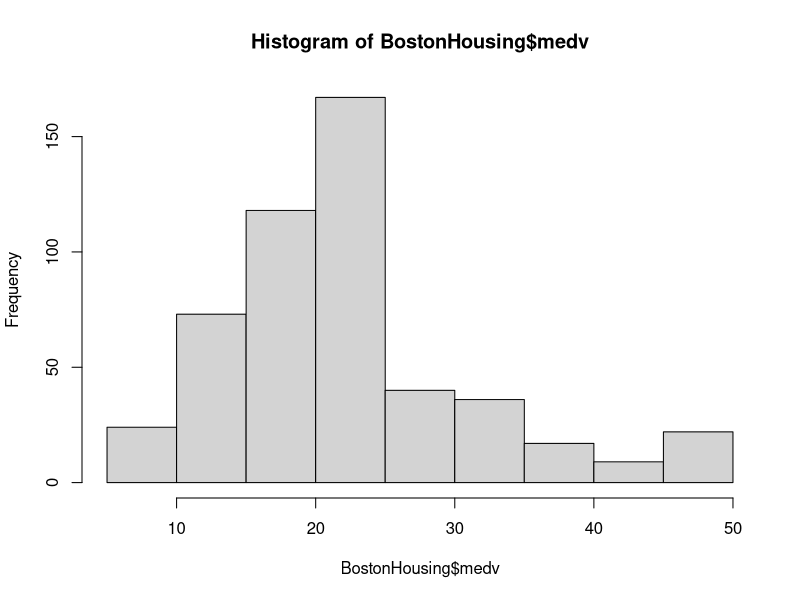
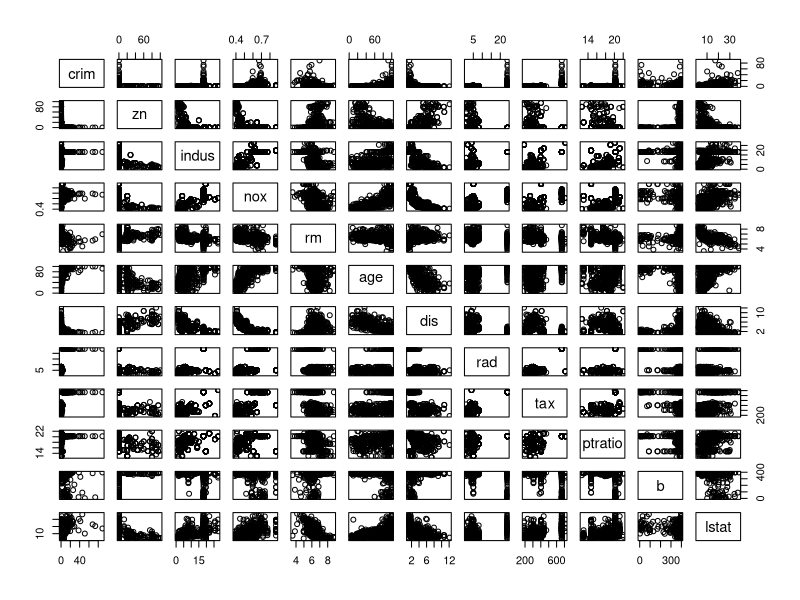
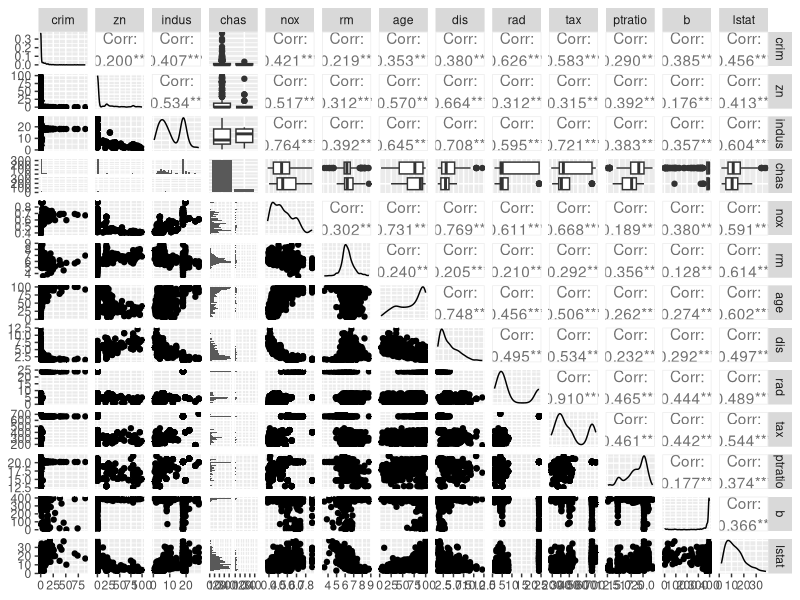
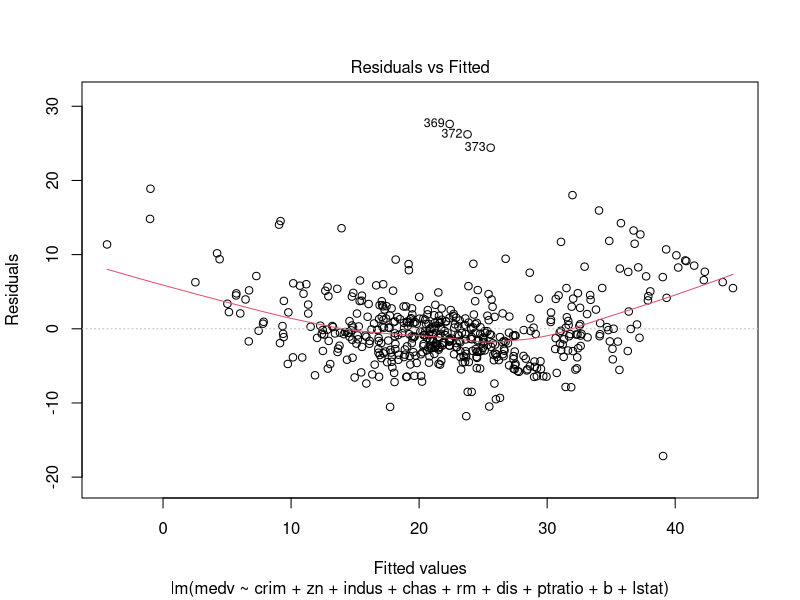
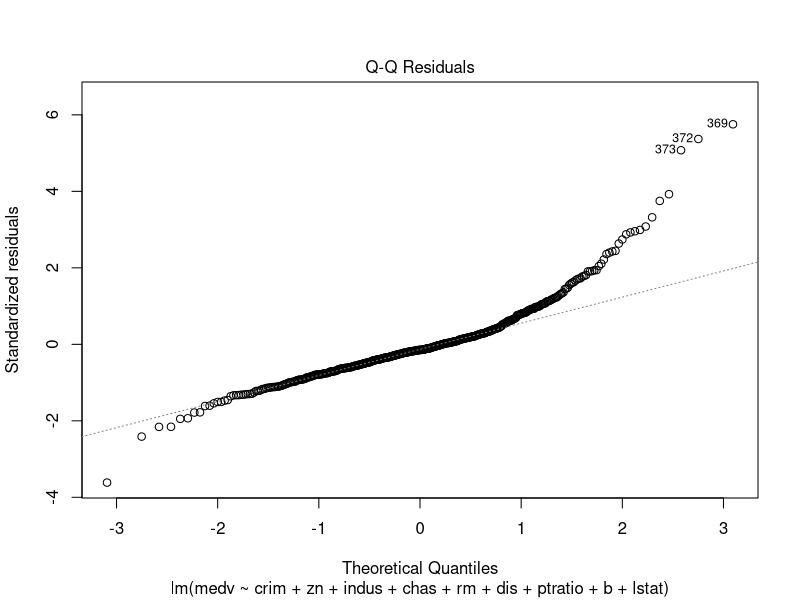
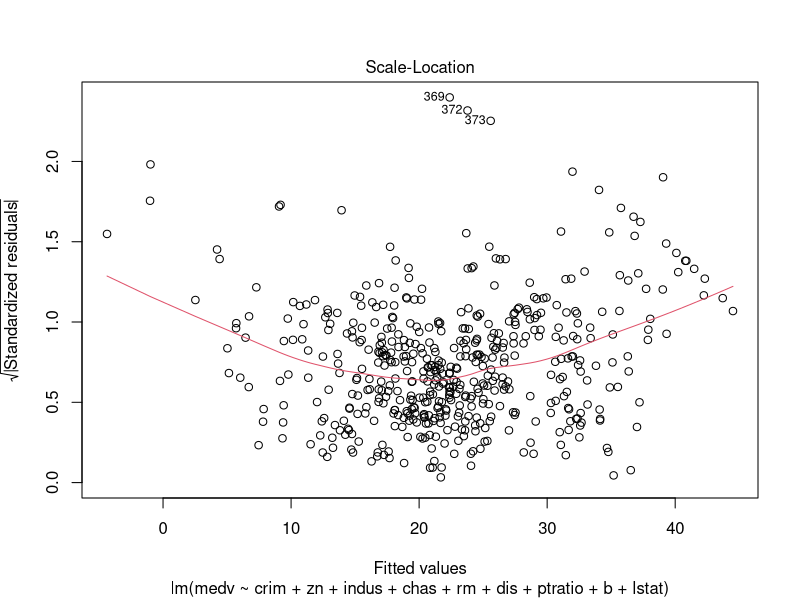
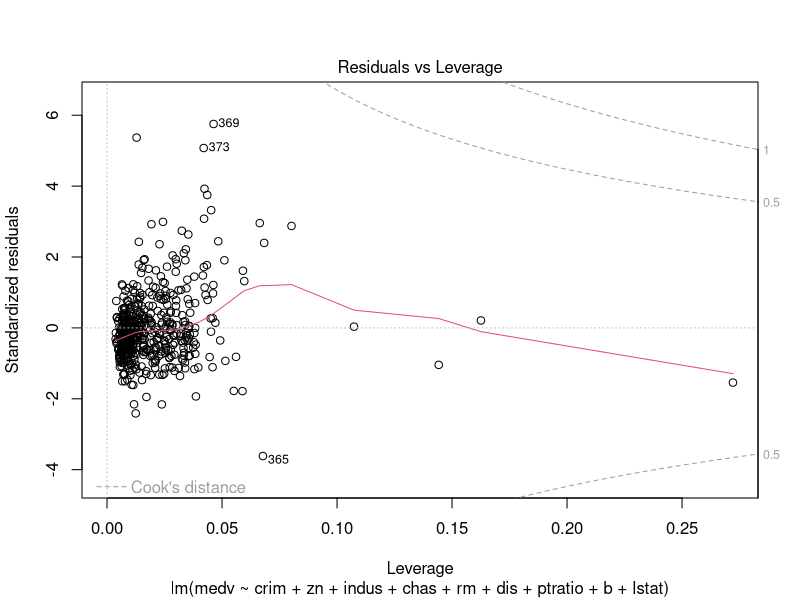
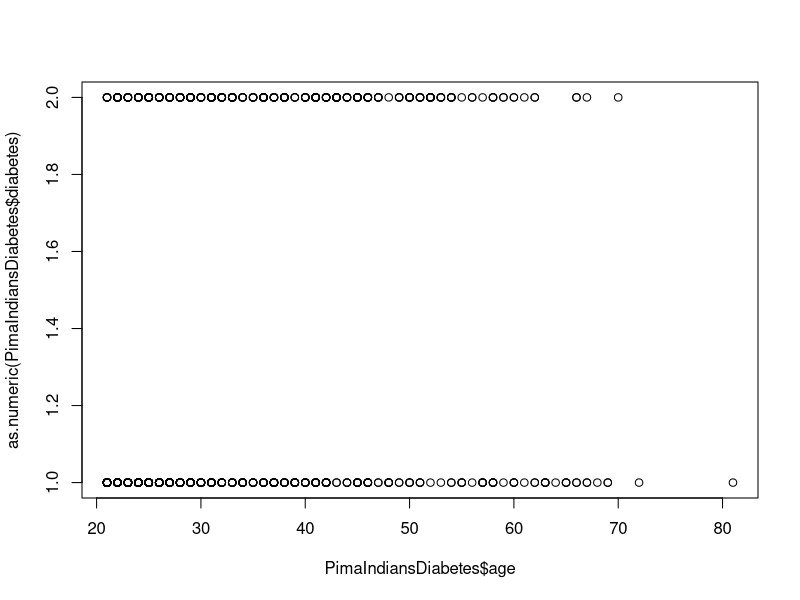

These charts were generated, in order, by the following R code:
#Coklu regresyon modeli icin gerekli paketler
library(GGally)
library(car)
library(mlbench)

#Gorsellestirme ve veri kesfi
data("BostonHousing")
hist(BostonHousing$medv)
y<-BostonHousing[,14]
x<-BostonHousing[,-14]
cor.matrix<-cor(BostonHousing[,c(-4,-14)]) #Korelasyon matrisi
plot(BostonHousing[,c(-4,-14)])
ggpairs(BostonHousing[,-14]) #Scatter plot matrisi
ful.model<-lm(medv~., data=BostonHousing)
summary(ful.model)
vif(ful.model)

#Modelleme
model<-lm(medv~crim+zn+indus+chas+rm+age+dis+ptratio+b+lstat, data=BostonHousing)

#Modeli yorumlama
summary(model)
indirgenmis.model<-step(model)
summary(indirgenmis.model)

#Varsayimlarin kontrolu
plot(indirgenmis.model)

#Lojistik Regresyon Modeli
data("PimaIndiansDiabetes")
plot(PimaIndiansDiabetes$age,
     as.numeric(PimaIndiansDiabetes$diabetes))
model1<-lm(as.numeric(diabetes)~age, data=PimaIndiansDiabetes)
summary(model1)
plot(model1)

ful.model<-lm(as.numeric(diabetes)~., data=PimaIndiansDiabetes )
summary(ful.model)
plot(ful.model)

ggpairs(PimaIndiansDiabetes[,-9]) #Scatter plot matrisi
glm.model<-glm(diabetes~., data=PimaIndiansDiabetes, family = binomial(link = "logit"))
summary(glm.model)
glm.model<-glm(diabetes~., data=PimaIndiansDiabetes[,-c(4,5,8)], family = binomial(link = "logit"))
summary(glm.model)